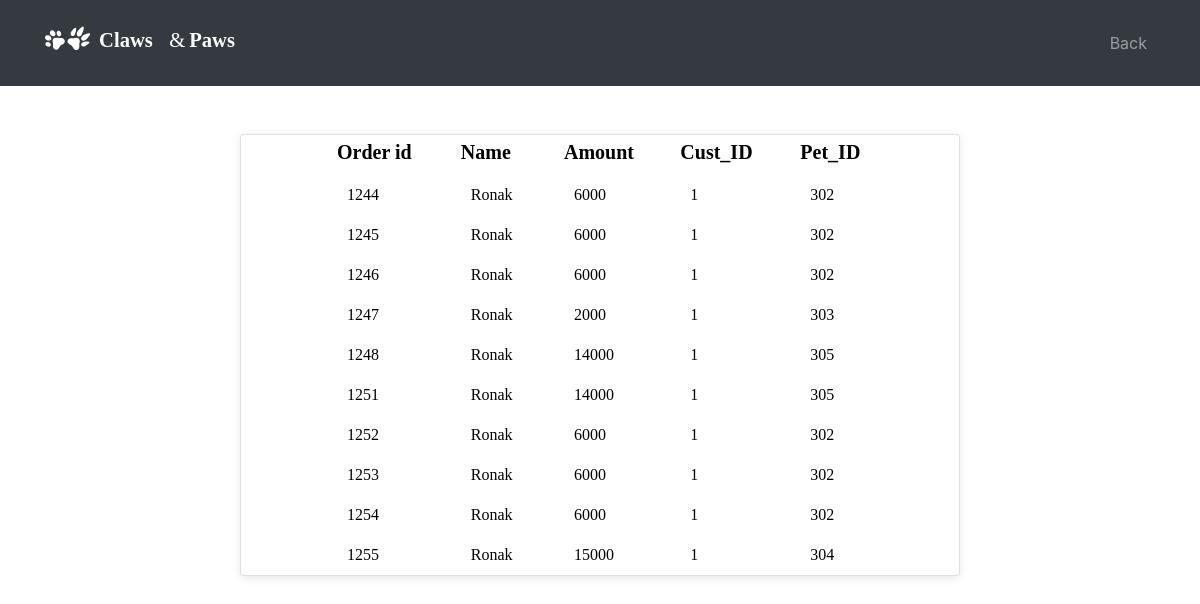
The app's page /myorders.php?c_id=1 with its own data.
### tables this page shows
CREATE TABLE `order_info` (
  `o_id` int(11) NOT NULL,
  `cust_name` varchar(20) NOT NULL,
  `o_amount` int(11) NOT NULL,
  `c_id` int(11) NOT NULL,
  `p_id` int(11) NOT NULL
);

### myorders.php (the view, shortened to what this page needs)
<?php
    $conn = new mysqli("localhost", "root", "", "petstore");
    $c_id=$_GET['c_id'];
?>
<html>
  <head>
    <link rel="stylesheet" href="vieworder.css">
    <link rel="stylesheet" href="https://maxcdn.bootstrapcdn.com/bootstrap/4.0.0/css/bootstrap.min.css">
  </head>
  <body>
    <center>
    <header>
  <nav class="navbar navbar-expand-lg navbar-dark bg-dark static-top">
      <div class="container">
        <a class="navbar-brand" href="#">
          <img src="logo FL final w.svg" height="60px" width="200px" alt="">
        </a>
        <div class="collapse navbar-collapse" id="navbarResponsive">
          <ul class="navbar-nav ml-auto">
              <li class="nav-item">
              <a class="nav-link" href="http://localhost/petstore/main.php?c_id=<?php echo "$c_id"; ?>">Back</a>
            </li>
          </ul>
        </div>
      </div>
      </nav>
  </header>
  <br><br>
    <div class="card">
    <div class="container">
    <div style="padding-bottom:5px;"> </div>
      <table>
      <tr>
        <th></th>
        <th scope="col">Order id</th>
        <th scope="col">Name</th>
        <th scope="col">Amount</th>
        <th scope="col">Cust_ID</th>
        <th scope="col">Pet_ID</th>
        </tr>
        <?php
            $query3 = "SELECT * FROM order_info WHERE c_id='$c_id' ";
            $query_run3 = mysqli_query($conn,$query3);
            while ($row = mysqli_fetch_assoc($query_run3))
            {
                echo"<tr>
                    <td></td>
                    <td> ".$row['o_id']." </td>
                    <td> ".$row['cust_name']." </td>
                    <td> ".$row['o_amount']." </td>
                    <td> ".$row['c_id']." </td>
                    <td> ".$row['p_id']." </td>
                    </tr>";
            }
        ?>
      </table>
          </div>
          </div>
    </center>
  </body>
</html>

### vieworder.css (style rules this page uses)
.card { border-radius: 8px; background-color: #ffffff; background-repeat: no-repeat; background-position: center; width: 60%; height: auto; box-shadow: 0 2px 10px rgba(0, 0, 0, 0.10), 0 0px 0px rgba(0, 0, 0, 0.10); }
table,th,td { border: transparent; font-family: poppins; }
table { border-collapse:collapse; width:90%; height:14%; color:black; padding-left: 100px; }
th { text-align: center; font-size: 20px; }
td { text-align: left; border: solid 20px transparent; }

### records on screen
order_info: o "1244", cust_name "Ronak", o_amount "6000", c "1", p "302"
order_info: o "1245", cust_name "Ronak", o_amount "6000", c "1", p "302"
order_info: o "1246", cust_name "Ronak", o_amount "6000", c "1", p "302"
order_info: o "1247", cust_name "Ronak", o_amount "2000", c "1", p "303"
order_info: o "1248", cust_name "Ronak", o_amount "14000", c "1", p "305"
order_info: o "1251", cust_name "Ronak", o_amount "14000", c "1", p "305"
order_info: o "1252", cust_name "Ronak", o_amount "6000", c "1", p "302"
order_info: o "1253", cust_name "Ronak", o_amount "6000", c "1", p "302"
order_info: o "1254", cust_name "Ronak", o_amount "6000", c "1", p "302"
order_info: o "1255", cust_name "Ronak", o_amount "15000", c "1", p "304"
